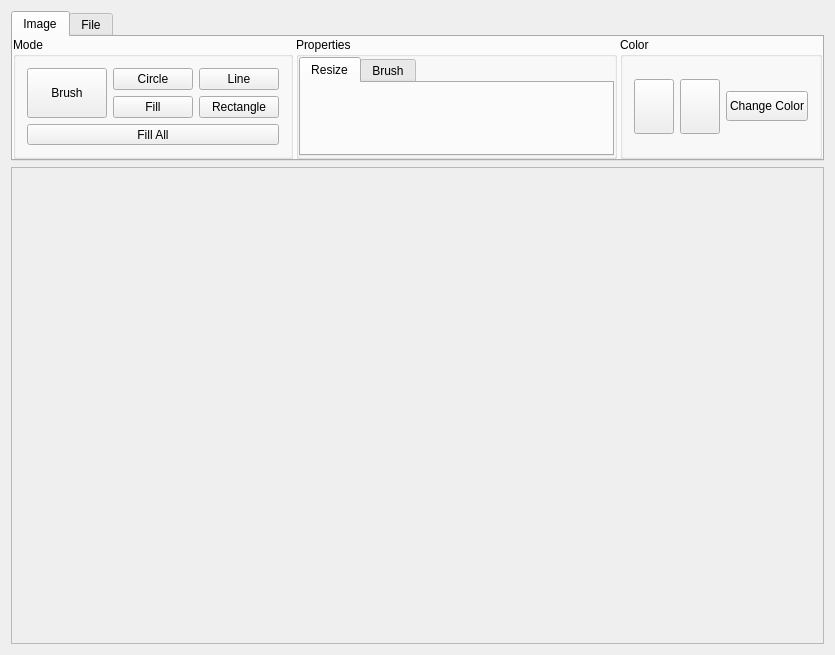
<?xml version="1.0" encoding="UTF-8"?>
<ui version="4.0">
 <class>MainWindow</class>
 <widget class="QMainWindow" name="MainWindow">
  <property name="geometry">
   <rect>
    <x>0</x>
    <y>0</y>
    <width>835</width>
    <height>655</height>
   </rect>
  </property>
  <property name="windowTitle">
   <string>Painter v1.0</string>
  </property>
  <widget class="QWidget" name="centralWidget">
   <layout class="QGridLayout" name="gridLayout_3">
    <item row="0" column="0">
     <widget class="QTabWidget" name="tabWidget">
      <property name="minimumSize">
       <size>
        <width>0</width>
        <height>0</height>
       </size>
      </property>
      <property name="maximumSize">
       <size>
        <width>16777215</width>
        <height>150</height>
       </size>
      </property>
      <property name="currentIndex">
       <number>0</number>
      </property>
      <widget class="QWidget" name="tabImage">
       <attribute name="title">
        <string>Image</string>
       </attribute>
       <layout class="QHBoxLayout" name="horizontalLayout">
        <property name="spacing">
         <number>3</number>
        </property>
        <property name="leftMargin">
         <number>0</number>
        </property>
        <property name="topMargin">
         <number>0</number>
        </property>
        <property name="rightMargin">
         <number>0</number>
        </property>
        <property name="bottomMargin">
         <number>0</number>
        </property>
        <item>
         <widget class="QGroupBox" name="groupBox">
          <property name="title">
           <string>Mode</string>
          </property>
          <layout class="QGridLayout" name="gridLayout_5">
           <item row="0" column="1">
            <widget class="QPushButton" name="PBCircle">
             <property name="text">
              <string>Circle</string>
             </property>
            </widget>
           </item>
           <item row="0" column="2">
            <widget class="QPushButton" name="PBLine">
             <property name="text">
              <string>Line</string>
             </property>
            </widget>
           </item>
           <item row="1" column="1">
            <widget class="QPushButton" name="PBFill">
             <property name="text">
              <string>Fill</string>
             </property>
            </widget>
           </item>
           <item row="0" column="0" rowspan="2">
            <widget class="QPushButton" name="PBBrush">
             <property name="sizePolicy">
              <sizepolicy hsizetype="Minimum" vsizetype="Minimum">
               <horstretch>0</horstretch>
               <verstretch>0</verstretch>
              </sizepolicy>
             </property>
             <property name="text">
              <string>Brush</string>
             </property>
            </widget>
           </item>
           <item row="2" column="0" colspan="3">
            <widget class="QPushButton" name="PBFillAll">
             <property name="text">
              <string>Fill All</string>
             </property>
            </widget>
           </item>
           <item row="1" column="2">
            <widget class="QPushButton" name="PBRectangle">
             <property name="text">
              <string>Rectangle</string>
             </property>
            </widget>
           </item>
          </layout>
         </widget>
        </item>
        <item>
         <widget class="QGroupBox" name="groupBox_2">
          <property name="title">
           <string>Properties</string>
          </property>
          <layout class="QGridLayout" name="gridLayout_2">
           <property name="leftMargin">
            <number>0</number>
           </property>
           <property name="topMargin">
            <number>0</number>
           </property>
           <property name="rightMargin">
            <number>0</number>
           </property>
           <property name="bottomMargin">
            <number>0</number>
           </property>
           <item row="1" column="0">
            <widget class="QTabWidget" name="tabWidget_2">
             <property name="currentIndex">
              <number>0</number>
             </property>
             <widget class="QWidget" name="tabResize">
              <attribute name="title">
               <string>Resize</string>
              </attribute>
             </widget>
             <widget class="QWidget" name="tabBrush">
              <attribute name="title">
               <string>Brush</string>
              </attribute>
             </widget>
            </widget>
           </item>
          </layout>
         </widget>
        </item>
        <item>
         <widget class="QGroupBox" name="groupBox_3">
          <property name="title">
           <string>Color</string>
          </property>
          <layout class="QHBoxLayout" name="horizontalLayout_2">
           <item>
            <widget class="QWidget" name="widget_2" native="true">
             <layout class="QGridLayout" name="gridLayout_6">
              <property name="leftMargin">
               <number>0</number>
              </property>
              <property name="rightMargin">
               <number>0</number>
              </property>
              <item row="0" column="0">
               <widget class="QPushButton" name="PBLColor">
                <property name="sizePolicy">
                 <sizepolicy hsizetype="Minimum" vsizetype="Minimum">
                  <horstretch>0</horstretch>
                  <verstretch>0</verstretch>
                 </sizepolicy>
                </property>
                <property name="text">
                 <string/>
                </property>
               </widget>
              </item>
             </layout>
            </widget>
           </item>
           <item>
            <widget class="QWidget" name="widget_3" native="true">
             <layout class="QGridLayout" name="gridLayout_7">
              <property name="leftMargin">
               <number>0</number>
              </property>
              <property name="rightMargin">
               <number>0</number>
              </property>
              <item row="0" column="0">
               <widget class="QPushButton" name="PBRColor">
                <property name="sizePolicy">
                 <sizepolicy hsizetype="Minimum" vsizetype="Minimum">
                  <horstretch>0</horstretch>
                  <verstretch>0</verstretch>
                 </sizepolicy>
                </property>
                <property name="text">
                 <string/>
                </property>
               </widget>
              </item>
             </layout>
            </widget>
           </item>
           <item>
            <widget class="QPushButton" name="PBChangeColor">
             <property name="sizePolicy">
              <sizepolicy hsizetype="Minimum" vsizetype="Fixed">
               <horstretch>0</horstretch>
               <verstretch>0</verstretch>
              </sizepolicy>
             </property>
             <property name="minimumSize">
              <size>
               <width>0</width>
               <height>30</height>
              </size>
             </property>
             <property name="text">
              <string>Change Color</string>
             </property>
            </widget>
           </item>
          </layout>
         </widget>
        </item>
       </layout>
      </widget>
      <widget class="QWidget" name="tabFile">
       <property name="minimumSize">
        <size>
         <width>0</width>
         <height>0</height>
        </size>
       </property>
       <attribute name="title">
        <string>File</string>
       </attribute>
       <layout class="QGridLayout" name="gridLayout_4" rowstretch="0">
        <property name="horizontalSpacing">
         <number>20</number>
        </property>
        <item row="0" column="5">
         <spacer name="horizontalSpacer">
          <property name="orientation">
           <enum>Qt::Horizontal</enum>
          </property>
          <property name="sizeHint" stdset="0">
           <size>
            <width>40</width>
            <height>20</height>
           </size>
          </property>
         </spacer>
        </item>
        <item row="0" column="3">
         <widget class="QPushButton" name="PBSaveAs">
          <property name="sizePolicy">
           <sizepolicy hsizetype="Minimum" vsizetype="Fixed">
            <horstretch>0</horstretch>
            <verstretch>0</verstretch>
           </sizepolicy>
          </property>
          <property name="minimumSize">
           <size>
            <width>0</width>
            <height>40</height>
           </size>
          </property>
          <property name="toolTip">
           <string>&lt;html&gt;&lt;head/&gt;&lt;body&gt;&lt;p&gt;Save file As 	(Ctrl + Shift + S)&lt;/p&gt;&lt;/body&gt;&lt;/html&gt;</string>
          </property>
          <property name="text">
           <string>Save As</string>
          </property>
         </widget>
        </item>
        <item row="0" column="1">
         <widget class="QPushButton" name="PBOpen">
          <property name="sizePolicy">
           <sizepolicy hsizetype="Minimum" vsizetype="Fixed">
            <horstretch>0</horstretch>
            <verstretch>0</verstretch>
           </sizepolicy>
          </property>
          <property name="minimumSize">
           <size>
            <width>0</width>
            <height>40</height>
           </size>
          </property>
          <property name="toolTip">
           <string>&lt;html&gt;&lt;head/&gt;&lt;body&gt;&lt;p&gt;Open Image 	(Ctrl + O)&lt;/p&gt;&lt;/body&gt;&lt;/html&gt;</string>
          </property>
          <property name="text">
           <string>Open</string>
          </property>
         </widget>
        </item>
        <item row="0" column="2">
         <widget class="QPushButton" name="PBSave">
          <property name="sizePolicy">
           <sizepolicy hsizetype="Minimum" vsizetype="Fixed">
            <horstretch>0</horstretch>
            <verstretch>0</verstretch>
           </sizepolicy>
          </property>
          <property name="minimumSize">
           <size>
            <width>0</width>
            <height>40</height>
           </size>
          </property>
          <property name="toolTip">
           <string>&lt;html&gt;&lt;head/&gt;&lt;body&gt;&lt;p&gt;Save Image	(Ctrl + S)&lt;/p&gt;&lt;/body&gt;&lt;/html&gt;</string>
          </property>
          <property name="text">
           <string>Save</string>
          </property>
         </widget>
        </item>
        <item row="0" column="4">
         <widget class="QPushButton" name="PBAbout">
          <property name="sizePolicy">
           <sizepolicy hsizetype="Minimum" vsizetype="Fixed">
            <horstretch>0</horstretch>
            <verstretch>0</verstretch>
           </sizepolicy>
          </property>
          <property name="minimumSize">
           <size>
            <width>0</width>
            <height>40</height>
           </size>
          </property>
          <property name="toolTip">
           <string>&lt;html&gt;&lt;head/&gt;&lt;body&gt;&lt;p&gt;It`s only about	(Ctrl + H)&lt;/p&gt;&lt;/body&gt;&lt;/html&gt;</string>
          </property>
          <property name="text">
           <string>About</string>
          </property>
         </widget>
        </item>
       </layout>
      </widget>
     </widget>
    </item>
    <item row="1" column="0">
     <widget class="QScrollArea" name="scrollArea">
      <property name="widgetResizable">
       <bool>true</bool>
      </property>
      <widget class="QWidget" name="scrollAreaWidgetContents">
       <property name="geometry">
        <rect>
         <x>0</x>
         <y>0</y>
         <width>815</width>
         <height>479</height>
        </rect>
       </property>
       <layout class="QGridLayout" name="gridLayout">
        <property name="leftMargin">
         <number>0</number>
        </property>
        <property name="topMargin">
         <number>0</number>
        </property>
        <item row="0" column="0">
         <widget class="Area" name="widget" native="true">
          <zorder>tabWidget</zorder>
          <zorder>tabWidget</zorder>
          <zorder>tabWidget</zorder>
          <zorder>tabWidget</zorder>
         </widget>
        </item>
       </layout>
      </widget>
     </widget>
    </item>
   </layout>
   <zorder>scrollArea</zorder>
   <zorder>tabWidget</zorder>
   <zorder>widget</zorder>
  </widget>
 </widget>
 <layoutdefault spacing="6" margin="11"/>
 <customwidgets>
  <customwidget>
   <class>Area</class>
   <extends>QWidget</extends>
   <header>area.h</header>
   <container>1</container>
  </customwidget>
 </customwidgets>
 <resources/>
 <connections/>
</ui>
